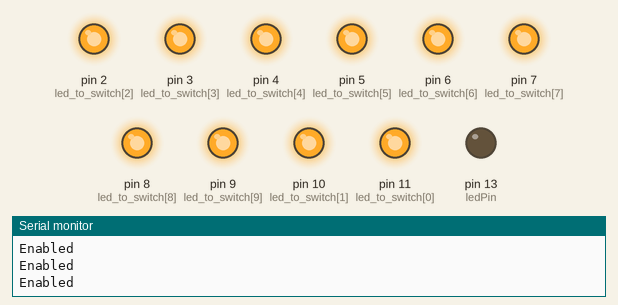
Simulated run of this sketch. Board: Arduino Uno, built with avr-gcc and run on an emulated ATmega328P. On the bench: output pins drawn as LEDs (lit = HIGH), the last lines printed to the serial monitor.

Above: at 0.5 s.
At 1.05 s:
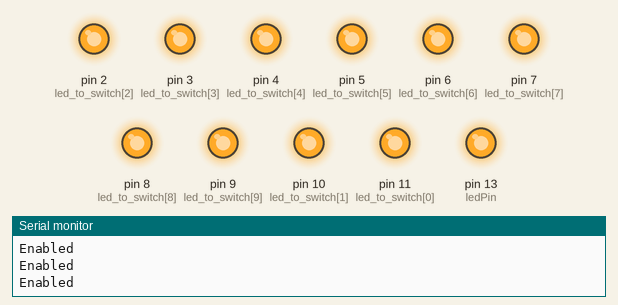
At 1.35 s:
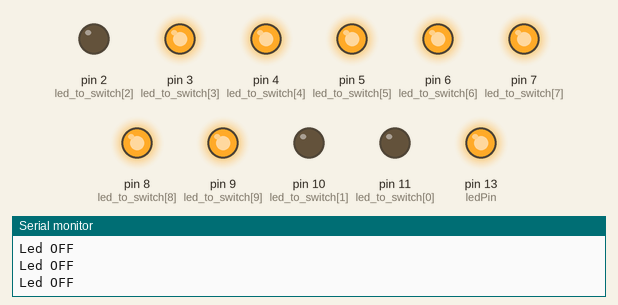
At 2.05 s:
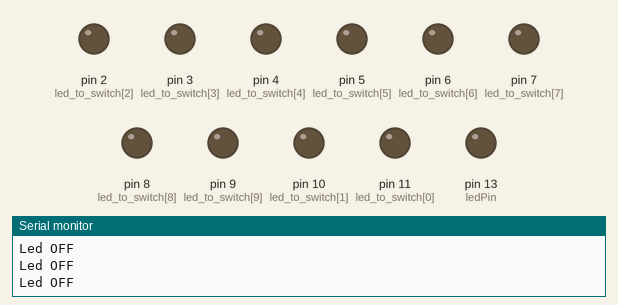
At 3.25 s:
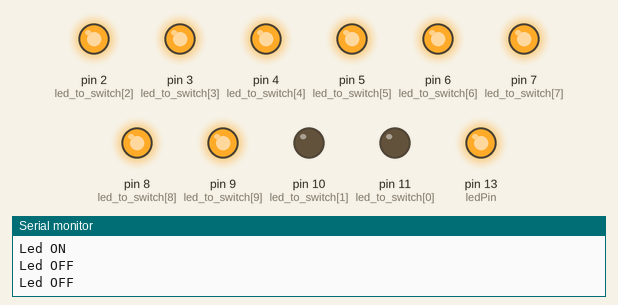
At 4.55 s:
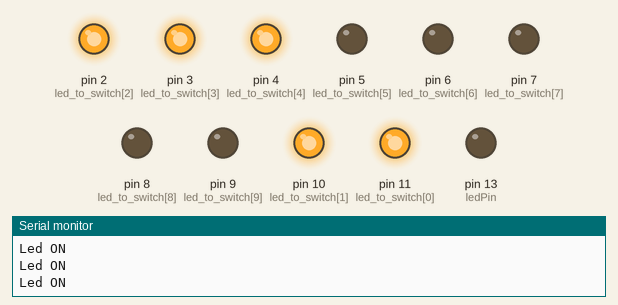
Timing chart, 0 to 4.8 s (numbered marks = the images above):
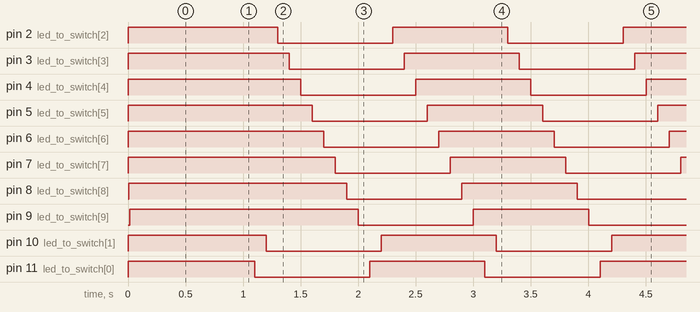

Measured:
- by itself, pin 2 (led_to_switch[2]), pin 3 (led_to_switch[3]), pin 4 (led_to_switch[4]), pin 5 (led_to_switch[5]), pin 6 (led_to_switch[6]), pin 7 (led_to_switch[7]), pin 8 (led_to_switch[8]), pin 9 (led_to_switch[9]), pin 10 (led_to_switch[1]), pin 11 (led_to_switch[0]), pin 13 (ledPin): alternates HIGH for 1.0 s and LOW for 1.0 s
- by itself, everything shown: repeats every 2.0 s, in 20 steps

The sketch:

basic_iterated_wave__no_rgb_.ino
```cpp
const int ledPin =  LED_BUILTIN;
int ledState = LOW;
unsigned long previousMillis = 0;
const long interval = 1000;
const int led_to_switch[10] = {11,10,2,3,4,5,6,7,8,9};
void setup() {
  Serial.begin(9600);
  pinMode(ledPin, OUTPUT);

  for (int i=0; i<sizeof led_to_switch/sizeof led_to_switch[0]; i++) {
    pinMode(led_to_switch[i], OUTPUT);
    digitalWrite(led_to_switch[i], HIGH);
    Serial.println("Enabled");
  }

}

void loop() {
  unsigned long currentMillis = millis();
  if (currentMillis - previousMillis >= interval) {
    previousMillis = currentMillis;
    if (ledState == LOW) {
      ledState = HIGH;
      digitalWrite(ledPin, ledState);
      for (int i=0; i<sizeof led_to_switch/sizeof led_to_switch[0]; i++) {
    		delay(100);
    		digitalWrite(led_to_switch[i], LOW);
   		 	Serial.println("Led OFF");
  	  }
    } else {
      ledState = LOW;
      digitalWrite(ledPin, ledState);
      for (int i=0; i<sizeof led_to_switch/sizeof led_to_switch[0]; i++) {
    	 delay(100);
    	 digitalWrite(led_to_switch[i], HIGH);
   		 Serial.println("Led ON");
  	  }
    }
  }
}
```
